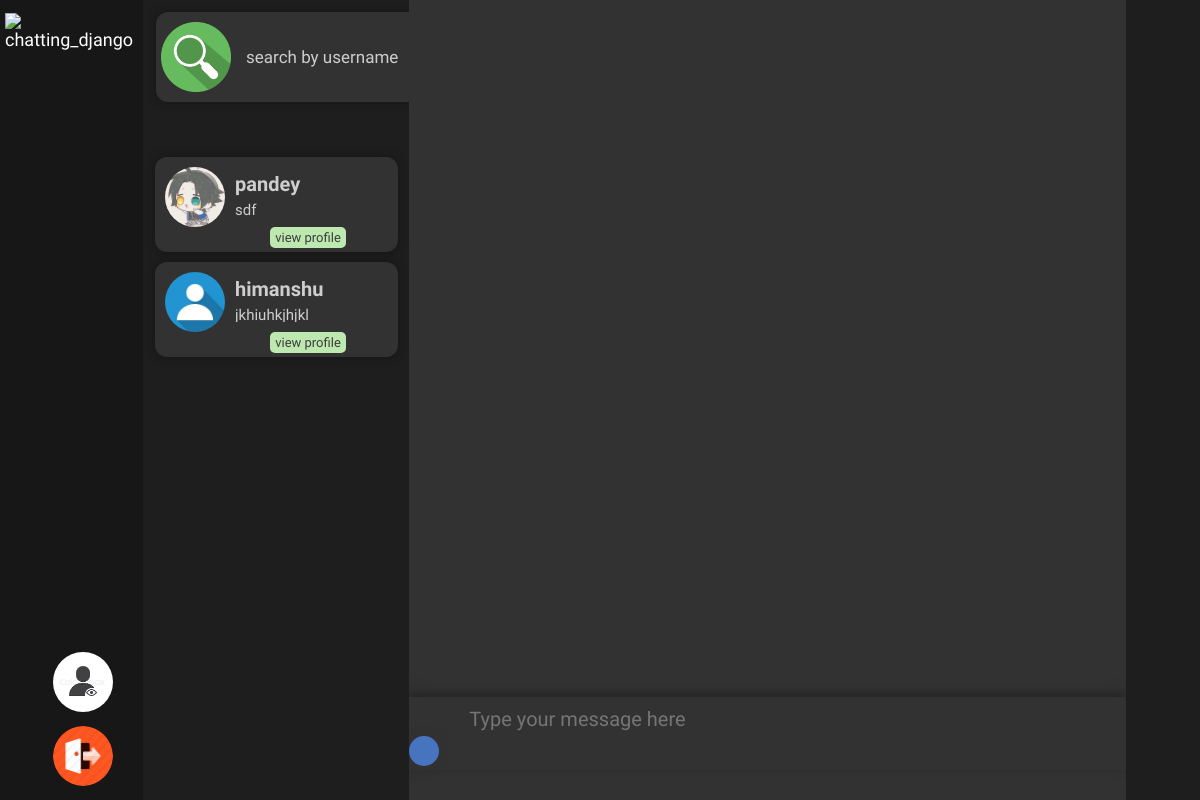
Page /app/ (signed in) on the earlier database version.
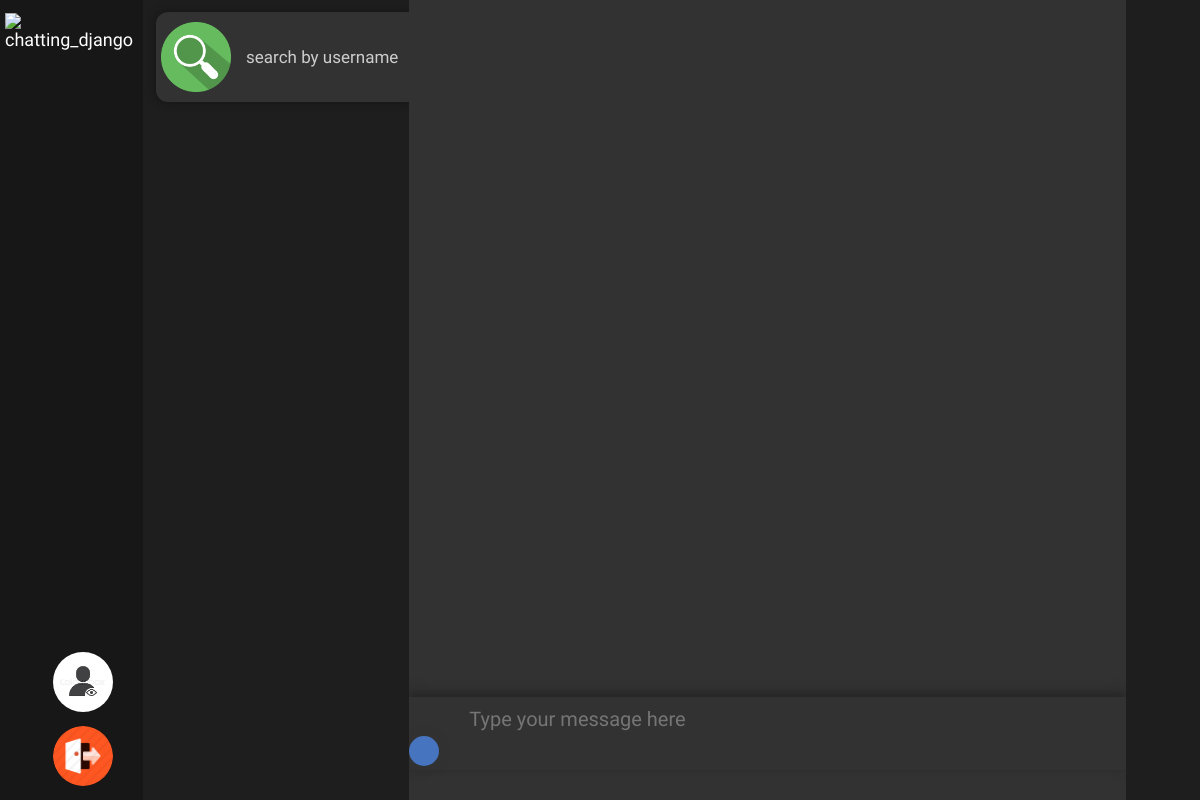
Same page on the later database version.
### chatsDB/models.py (models this page shows, shortened)
class Contacts(models.Model):
	user = models.ForeignKey(User, on_delete=models.CASCADE, related_name="contacts")
	contact = models.ForeignKey(User,on_delete=models.CASCADE, related_name="inContactList")
	last_message = models.ForeignKey(Messages, null=True,blank=True,on_delete=models.SET_NULL)
	unread_messages = models.PositiveIntegerField(null=False, default=0, validators=[MinValueValidator(0)])

class Messages(models.Model):
	related_contact = models.ForeignKey('Contacts', on_delete=models.PROTECT, related_name="messages")
	message = models.TextField(null=False ,blank=False)
	date_created=models.DateTimeField(auto_now = True)
	read = models.BooleanField(default=False)
	delivered = models.BooleanField(default=False)
	class Meta:
		verbose_name="messages"

### chat/models.py (models this page shows, shortened)
class Profile(models.Model):
	profile_picture = models.ImageField(
							upload_to='userPofilePic',
							default='default.jpg'
						)
	status = models.CharField(max_length=100, default="no description")
	user = models.OneToOneField(User, on_delete=models.CASCADE)

### chat/views.py (the view)
# urls.py: path('',views.UserHome.as_view(), name='chat-userHome'),
class UserHome(LoginRequiredMixin, generic.View):
	template_name = 'chat/userHome.html'
	def get(self,*args,**kwargs):
		search_form = forms.searchForm()
		send_message_form = SendMessageForm()
		contacts_detail = chatsDBviews.getContactsDetail(self.request)
		context={
			"search":search_form,
			"send_message_form":send_message_form,
			"contacts":contacts_detail
		}
		return render(self.request,self.template_name,context)

### chat/forms.py
class searchForm(forms.Form):
    username = forms.CharField(label='',)
    def __init__(self,*args,**kwargs):
        super().__init__(*args,**kwargs)
        self.fields['username'].widget.attrs.update({
                 "placeholder":"search by username"
             })

### chatsDB/forms.py
class SendMessageForm(forms.ModelForm):
	message = forms.CharField(widget=forms.Textarea, label='')
	class Meta:
		fields=['message']
		model=Messages
	def __init__(self,*args,**kwargs):
		super().__init__(*args,**kwargs)
		self.fields['message'].widget.attrs.update({
				"class" : "hideScrollBar" ,
				"row" : "1" ,
				"placeholder" :"Type your message here"
			})

### chatsDB/views.py (called while the page is built)
def getContactsDetail(request):
    contacts = Contacts.objects.filter(user=request.user).all()
    contacts = contacts.order_by('-last_message__date_created')
    return contacts

### chat/templates/chat/userHome.html (shortened to what this page needs)
{% extends 'chat/base.html' %}
{% load static %}
{% block addCss %}
	<link rel="stylesheet" type="text/css" href="{% static 'chat/userHome.css' %}">
	<link rel="stylesheet" type="text/css" href="{% static 'chat/userHomeNavBar.css' %}">
{% endblock addCss %}
{% block navLogo %}
	<li><a href="{% url 'chat-userHome' %}"><img src= "{% static 'chat/images/logo.png' %}" alt="chatting_django"></a></li>
{% endblock navLogo %}
{% block navLoginLogout %}
	<li><a href="{% url 'auth-logout' %}"><img src="{% static 'chat/images/logout.png' %}"></a></li>
{% endblock navLoginLogout %}
{% block body %}
	<div id="chatRoot" current-user="{{ request.user.username }}" current-chat-window="" get-message-url="{% url 'chatsDB-get' %}" check-new-message="{% url 'chatsDB-check' %}" profile-view-url="scout/" get-profile-picture='{% url "chatsDB-get-dp" %}'>
		<div class="hideScrollBar" id="sideBar" >
			<form novalidate id="searchInput" method="get" search-url="{% url 'chat-search-user' %}" >
				{{search}}
			</form>
			<div id="chats" class="sideBarContent">
				<ul></ul>
			</div>
			<div id="contacts" class="sideBarContent">
				<ul>
					{% for contact in contacts %}
						<li username="{{contact.contact.username}}" onclick="setCurrentChatWindow(event)"  class="addShadowSearch">
							<img src="{{ contact.contact.profile.profile_picture.url }}">
							<div class="outer">
								<h1>{{ contact.contact.username }}</h1>
								<p>{{ contact.last_message.message }}</p>
								<div class="inner">
									<a onclick="viewProfileClicked(event)" target="_blank" href="{% url 'chat-profile' username=contact.contact.username %}">view profile</a>
								</div>
							</div>
						</li>
					{% endfor %}
				</ul>
			</div>
		</div>
		<div id='messageArea'>
			<div id="messages" class="hideScrollBar">
				<ul class="hideScrollBar"></ul>
			</div>
			<div id="textareaHolder">
				<form novalidate id="messageTypeArea" send-to="{% url 'chatsDB-send' %}" >
					{{ send_message_form }}
					<button class="addShadow" type=submit></button>
				</form>
			</div>
		</div>
	</div>
{% endblock body %}

### chat/templates/chat/base.html (shortened to what this page needs)
{% load static %}
<!DOCTYPE html>
<html lang="en">
  <head>
    <link rel="stylesheet" type="text/css" href="{% static 'chat/base.css' %}">
    <link rel="stylesheet" href="{% static 'chat/NavBar.css' %}">
    {% block addCss %}{% endblock addCss %}
  </head>
  <body>
    <div id="AppRoot">
      <div id="navBar">
          <nav id="nav1">
            <ul>
              {% block navLogo %}{% endblock navLogo %}
            </ul>
          </nav>
          <nav id="nav2">
            <ul>
              <li><a href="{% url 'chat-profile-settings' %}"><img src="{% static 'chat/images/profile.png' %}" alt="profile"></a></li>
              {% block navLoginLogout %}{% endblock navLoginLogout %}
            </ul>
          </nav>
      </div>
      {% block body %}{% endblock body %}
    </div>
  </body>
</html>

### chat/static/chat/base.css (style rules this page uses)
* { margin:0; padding: 0; }

### chat/static/chat/NavBar.css (style rules this page uses)
#navBar { padding-top: 8px; padding-left:5px; padding-right:5px; grid-area:navigationBar; display:grid; grid-template-areas: "navigation navigation_"; }
nav { transition: all .4s ease-out 0s; }
#nav1 { grid-area:navigation; }
#nav2 { gird-area:navigation_; margin-left: auto; }
nav ul { display:flex; list-style:none; }
#nav1 ul { flex-flow: row wrap; }
#nav2 ul { flex-flow: row wrap; margin-right:20px; }
nav ul li { text-decoration: none; font-size: 18px; font-family: Yanone Kaffeesatz; align-self: center; }
#nav1 ul li { padding: 20px 8px 20px 10px; }
#nav2 ul li { padding: 16px 20px 0px 5px; margin-top: 10px; margin-right:10px; }
#nav2 ul li img { height:40px; width: 40px; border-radius: 50%; }
nav ul li a { color: white; text-decoration:none; }
#nav1 ul li img { height:40px; width: 40px; margin-top: 3px; margin-left: 5px; padding-right: 10px; }

### chat/static/chat/userHome.css (style rules this page uses)
#AppRoot { background-color: rgb(30,30,30); height: 100vh; background-size:auto; background-position: center; overflow:hidden; display:grid; grid-template-columns: .09fr .75fr; grid-template-areas: "navigationBar chatRoot"; }
#navBar { grid-area:navigationBar; }
#chatRoot { grid-area:chatRoot; width:140%; height:94vh; display:grid; grid-template-columns: .24fr .76fr; grid-template-areas: "sideBar messageArea"; }
#sideBar { grid-area:sideBar; border-right-style:none; border-right-width:2px; border-right-color:grey; height:100vh; overflow: auto; padding-top:7px; scrollbar-width:none; }
#messageArea { grid-area:messageArea; background-color:rgb(50, 50, 50); overflow: hidden; width:85%; display:grid; grid-template-rows:.95fr .05fr; grid-template-areas: "display" "textAreaHolder"; }
#searchInput { padding: 5px 5px 5px 10px; }
#searchInput input[type=text] { background-image:url(./images/search.png); background-size: 70px 70px; background-repeat: no-repeat; background-position: 5px 10px; width:67.5%; height:90px; margin:0 3px 0 3px; border-style: none; border-radius: 12px; padding: 0px 4px 0px 90px; font-family: Yanone Kaffeesatz; color:rgb(206,206,206); font-size:17px; background-color: rgb(50,50,50); outline:none; transition: all .25s linear; box-shadow: 0 0 10px rgb(20,20,20); }
.sideBarContent { height: auto; }
.sideBarContent ul { padding:20px 10px 10px 10px; list-style:none; }
#messages { max-height:100%; grid-area:display; overflow:hidden; display:flex; flex-direction: column-reverse; width:96%; }
#messages ul { list-style:none; height:auto; overflow:auto; padding: 10px 50px 30px 50px; scrollbar-width:none; }
#textareaHolder { grid-area:textAreaHolder; width:100%; display:grid; grid-template-columns: .94fr .06fr; grid-template-areas: "textArea sendButton"; transition: all .3s ease-in-out; -moz-transition: all .3s linear; box-shadow: 0px -4px 10px rgb(35,35,35); }
#messageTypeArea textarea { grid-area:textArea; height:20px; width:86%; padding:10px 5px 5px 60px; border-style:none; font-family:Yanone Kaffeesatz; font-size:20px; outline: none; resize:none; background-color: rgb(50, 50, 50); color:white; }
#messageTypeArea textarea:invalid { outline: none; box-shadow: none; }
#messageTypeArea button { grid-area:sendButton; border-radius:50%; height: 30px; width:30px; background-color: rgb(70, 116, 191); border-style:hidden; outline:none; background-image: url(./images/sendIcon.png); background-size:20px 20px; background-position: 7px 5px; background-repeat: no-repeat; }
.addShadow { box-shadow: 0px 0px 10px rgb(50,50,50); }

### chat/static/chat/userHomeNavBar.css (style rules this page uses)
#navBar { grid-template-areas: "navigation" "navigation_"; padding:10px 0 0 0; height: 100vh; background-color:rgb(23,23,23); }
#nav2 { margin-top:auto; margin-bottom:10px; margin-right: 30px; }
#nav1 ul { flex-flow: column wrap; }
#nav2 ul { flex-flow: column wrap; justify-content: flex-end; margin:0; }
#nav1 ul li { padding:0; }
#nav2 ul li { padding:0; margin:0; margin-bottom:10px; }
#AppRoot div ul li img { height: 60px; width:60px; }

Differences in the rows shown:
removed Contacts: contact.profile.profile_picture (picture), contact.username "pandey", last_message.message "sdf…"
removed Contacts: contact.profile.profile_picture (placeholder picture), contact.username "himanshu", last_message.message "jkhiuhkjhjkl"
